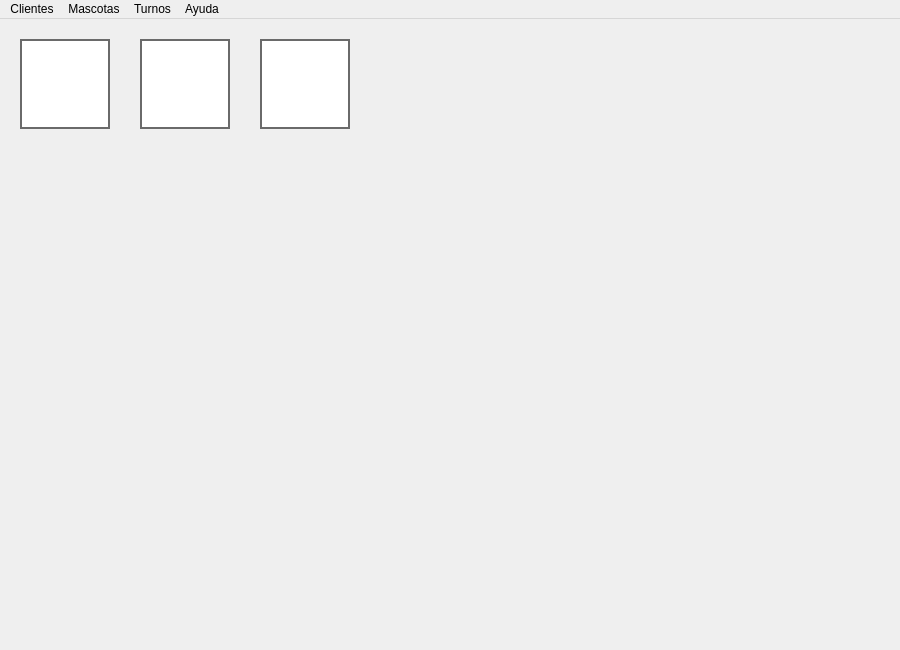
<?xml version="1.0" encoding="UTF-8"?>
<ui version="4.0">
 <class>MainWindow</class>
 <widget class="QMainWindow" name="MainWindow">
  <property name="geometry">
   <rect>
    <x>0</x>
    <y>0</y>
    <width>900</width>
    <height>650</height>
   </rect>
  </property>
  <property name="minimumSize">
   <size>
    <width>900</width>
    <height>650</height>
   </size>
  </property>
  <property name="maximumSize">
   <size>
    <width>900</width>
    <height>650</height>
   </size>
  </property>
  <property name="windowTitle">
   <string>MainWindow</string>
  </property>
  <property name="windowIcon">
   <iconset>
    <normaloff>../img/farmacia.ico</normaloff>../img/farmacia.ico</iconset>
  </property>
  <property name="styleSheet">
   <string notr="true"/>
  </property>
  <widget class="QWidget" name="centralwidget">
   <widget class="QPushButton" name="btn_nvo_clientes">
    <property name="geometry">
     <rect>
      <x>20</x>
      <y>20</y>
      <width>90</width>
      <height>90</height>
     </rect>
    </property>
    <property name="toolTip">
     <string>Cargar Clientes</string>
    </property>
    <property name="styleSheet">
     <string notr="true">QPushButton {
	border: 2px solid #6A6A6A;
	background-color: #FFF;
}</string>
    </property>
    <property name="text">
     <string/>
    </property>
    <property name="icon">
     <iconset>
      <normaloff>../img/Mclientes.ico</normaloff>../img/Mclientes.ico</iconset>
    </property>
    <property name="iconSize">
     <size>
      <width>70</width>
      <height>70</height>
     </size>
    </property>
   </widget>
   <widget class="QPushButton" name="btn_nva_mascota">
    <property name="geometry">
     <rect>
      <x>140</x>
      <y>20</y>
      <width>90</width>
      <height>90</height>
     </rect>
    </property>
    <property name="toolTip">
     <string>Cargar Mascotas</string>
    </property>
    <property name="styleSheet">
     <string notr="true">QPushButton {
	border: 2px solid #6A6A6A;
	background-color: #FFF;
}</string>
    </property>
    <property name="text">
     <string/>
    </property>
    <property name="icon">
     <iconset>
      <normaloff>../img/Mmascotas.ico</normaloff>../img/Mmascotas.ico</iconset>
    </property>
    <property name="iconSize">
     <size>
      <width>70</width>
      <height>70</height>
     </size>
    </property>
   </widget>
   <widget class="QPushButton" name="btn_ver_turnos">
    <property name="geometry">
     <rect>
      <x>260</x>
      <y>20</y>
      <width>90</width>
      <height>90</height>
     </rect>
    </property>
    <property name="toolTip">
     <string>Listar Turnos</string>
    </property>
    <property name="styleSheet">
     <string notr="true">QPushButton {
	border: 2px solid #6A6A6A;
	background-color: #FFF;
}</string>
    </property>
    <property name="text">
     <string/>
    </property>
    <property name="icon">
     <iconset>
      <normaloff>../img/Mturnos_2.ico</normaloff>../img/Mturnos_2.ico</iconset>
    </property>
    <property name="iconSize">
     <size>
      <width>70</width>
      <height>70</height>
     </size>
    </property>
   </widget>
  </widget>
  <widget class="QMenuBar" name="menubar">
   <property name="geometry">
    <rect>
     <x>0</x>
     <y>0</y>
     <width>900</width>
     <height>21</height>
    </rect>
   </property>
   <widget class="QMenu" name="menuCleintes">
    <property name="title">
     <string>Clientes</string>
    </property>
    <addaction name="actionCargar"/>
    <addaction name="actionListar"/>
   </widget>
   <widget class="QMenu" name="menuMascotas">
    <property name="title">
     <string>Mascotas</string>
    </property>
    <addaction name="actionCargarMascotas"/>
    <addaction name="actionListarMascotas"/>
   </widget>
   <widget class="QMenu" name="menuTurnos">
    <property name="title">
     <string>Turnos</string>
    </property>
    <addaction name="actionCargarTurnos"/>
    <addaction name="actionListarTurnos"/>
   </widget>
   <widget class="QMenu" name="menuAyuda">
    <property name="title">
     <string>Ayuda</string>
    </property>
    <addaction name="actionSalir"/>
   </widget>
   <addaction name="menuCleintes"/>
   <addaction name="menuMascotas"/>
   <addaction name="menuTurnos"/>
   <addaction name="menuAyuda"/>
  </widget>
  <action name="actionSalir">
   <property name="checkable">
    <bool>false</bool>
   </property>
   <property name="icon">
    <iconset>
     <normaloff>Ucancelar.ico</normaloff>Ucancelar.ico</iconset>
   </property>
   <property name="text">
    <string>Salir </string>
   </property>
   <property name="iconText">
    <string>Salir</string>
   </property>
   <property name="shortcut">
    <string>Ctrl+Q</string>
   </property>
   <property name="iconVisibleInMenu">
    <bool>true</bool>
   </property>
  </action>
  <action name="actionCargar">
   <property name="icon">
    <iconset>
     <normaloff>../img/Mclientes_2.ico</normaloff>../img/Mclientes_2.ico</iconset>
   </property>
   <property name="text">
    <string>Cargar</string>
   </property>
  </action>
  <action name="actionListar">
   <property name="icon">
    <iconset>
     <normaloff>../img/MPrint.ico</normaloff>../img/MPrint.ico</iconset>
   </property>
   <property name="text">
    <string>Listar</string>
   </property>
  </action>
  <action name="actionCargarMascotas">
   <property name="icon">
    <iconset>
     <normaloff>../img/Mmascotas_2.ico</normaloff>../img/Mmascotas_2.ico</iconset>
   </property>
   <property name="text">
    <string>Cargar</string>
   </property>
  </action>
  <action name="actionListarMascotas">
   <property name="icon">
    <iconset>
     <normaloff>../img/MPrint.ico</normaloff>../img/MPrint.ico</iconset>
   </property>
   <property name="text">
    <string>Listar</string>
   </property>
  </action>
  <action name="actionCargarTurnos">
   <property name="icon">
    <iconset>
     <normaloff>../img/Mturnos.ico</normaloff>../img/Mturnos.ico</iconset>
   </property>
   <property name="text">
    <string>Cargar</string>
   </property>
  </action>
  <action name="actionListarTurnos">
   <property name="icon">
    <iconset>
     <normaloff>../img/MPrint.ico</normaloff>../img/MPrint.ico</iconset>
   </property>
   <property name="text">
    <string>Listar</string>
   </property>
  </action>
 </widget>
 <resources/>
 <connections/>
</ui>
